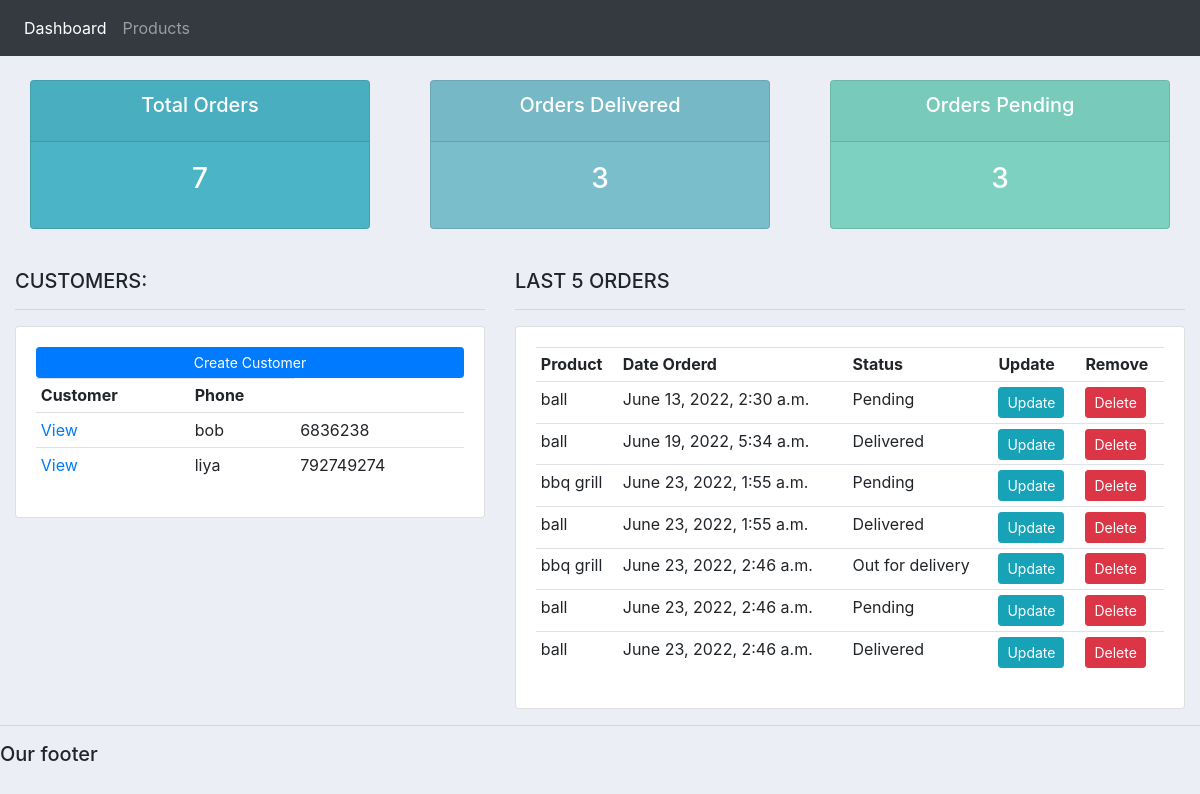
The page / on the database its author committed.
### accounts/models.py (models this page shows, shortened)
class Customer(models.Model):
    Name = models.CharField(max_length=200, null=True)
    phone = models.CharField(max_length=200, null=True)
    email = models.CharField(max_length=200, null=True)
    date_created = models.DateTimeField(auto_now_add = True, null=True)

class Order(models.Model):
    STATUS = (
        ('Pending', 'Pending'),
        ('Out for delivery', 'Out for delivery'),
        ('Delivered', 'Delivered'),
    )
    customer = models.ForeignKey(Customer, null=True, on_delete=models.SET_NULL)
    products = models.ForeignKey(Products, null=True, on_delete=models.SET_NULL)
    date_created = models.DateTimeField(auto_now_add=True, null=True)
    status = models.CharField(max_length=200, null=True, choices=STATUS)
    note = models.CharField(max_length=200, null=True)

class Products(models.Model):
    CATEGORY = (
        ('Indoor', 'Indoor'),
        ('Outdoor', 'Outdoor'),
    )
    Name = models.CharField(max_length=200, null=True)
    price = models.FloatField(null=True)
    category = models.CharField(max_length=200, null=True, choices=CATEGORY)
    description = models.CharField(max_length=200, null=True, blank = True)
    data_created = models.DateTimeField(auto_now_add=True, null=True)
    tags = models.ManyToManyField(Tag)
    def __str__(self):
        return self.Name

### accounts/views.py (the view)
# urls.py: path('', views.home, name="home"),
def home(request):
    orders = Order.objects.all()
    customers = Customer.objects.all()
    total_customers = customers.count()
    total_orders = orders.count()
    delivered = orders.filter(status='Delivered').count()
    pending = orders.filter(status='Pending').count()
    context = {'orders': orders, 'customers': customers, 'total_orders':total_orders, 'delivered': delivered,
    'pending': pending}
    return render(request, 'accounts/dashboard.html', context)

### accounts/templates/accounts/dashboard.html
{% extends 'accounts/main.html' %}
{% block content %}
{% include 'accounts/status.html' %}
<br>
<div class="row">
    <div class="col-md-5">
        <h5>CUSTOMERS:</h5>
        <hr>
        <div class="card card-body">
            <a class="btn btn-primary  btn-sm btn-block" href="">Create Customer</a>
            <table class="table table-sm">
                <tr>
                    <th>Customer</th>
                    <th>Phone</th>
                </tr>
                {% for customer in customers %}
                    <tr>
                        <td><a href="{% url 'customer' customer.id %}">View</a></td>
                        <td>{{customer.Name}}</td>
                        <td>{{customer.phone}}</td>
                    </tr>
                {% endfor %}
            </table>
        </div>
    </div>
    <div class="col-md-7">
        <h5>LAST 5 ORDERS</h5>
        <hr>
        <div class="card card-body">
            <table class="table table-sm">
                <tr>
                    <th>Product</th>
                    <th>Date Orderd</th>
                    <th>Status</th>
                    <th>Update</th>
                    <th>Remove</th>
                </tr>
                {% for order in orders %}
                    <tr>
                        <td>{{order.products}}</td>
                        <td>{{order.date_created}}</td>
                        <td>{{order.status}}</td>
                        <td><a class="btn btn-sm btn-info" href="{% url 'update_order' order.id %}">Update</a></td>
                        <td><a class="btn btn-sm btn-danger" href="{% url 'delete_order' order.id %}">Delete</a></td>
                    </tr>
                {% endfor %}
            </table>
        </div>
    </div>
</div>
{% endblock %}

### accounts/templates/accounts/navbar.html (shortened to what this page needs)
{% load static %}
<nav class="navbar navbar-expand-lg navbar-dark bg-dark">
    <div class="collapse navbar-collapse" id="navbarNav">
      <ul class="navbar-nav">
        <li class="nav-item active">
          <a class="nav-link" href="{% url 'home' %}">Dashboard</a>
        </li>
        <li class="nav-item">
          <a class="nav-link" href="{% url 'products'%}">Products</a>
        </li>
      </ul>
    </div>
  </nav>

### accounts/templates/accounts/status.html
<br>
<div class="row">
	<div class="col">
		<div class="col-md">
			<div class="card text-center text-white  mb-3" id="total-orders">
			  	<div class="card-header">
			  		<h5 class="card-title">Total Orders</h5>
			  	</div>
			  	<div class="card-body">
			    	<h3 class="card-title">{{ total_orders }}</h3>
			  	</div>
			</div>
		</div>
	</div>
	<div class="col">
		<div class="col-md">
			<div class="card text-center text-white  mb-3" id="orders-delivered">
			  	<div class="card-header">
			  		<h5 class="card-title">Orders Delivered</h5>
			  	</div>
			  	<div class="card-body">
			    	<h3 class="card-title">{{ delivered}}</h3>
			  	</div>
			</div>
		</div>
	</div>
	<div class="col">
		<div class="col-md">
			<div class="card text-center text-white  mb-3" id="orders-pending">
			  	<div class="card-header">
			  		<h5 class="card-title">Orders Pending</h5>
			  	</div>
			  	<div class="card-body">
			    	<h3 class="card-title">{{ pending }}</h3>
			  	</div>
			</div>
		</div>
	</div>
</div>

### static/css/main.css (style rules this page uses)
body { background-color: #ebeff5; }
#total-orders { background-color: #4cb4c7; }
#orders-delivered { background-color: #7abecc; }
#orders-pending { background-color: #7CD1C0; }

### rows shown on the page
Customer: Name "bob", phone "6836238"
Customer: Name "liya", phone "792749274"
Order: products "ball", date_created "June 13, 2022, 2:30 a.m.", status "Pending"
Order: products "ball", date_created "June 19, 2022, 5:34 a.m.", status "Delivered"
Order: products "bbq grill", date_created "June 23, 2022, 1:55 a.m.", status "Pending"
Order: products "ball", date_created "June 23, 2022, 1:55 a.m.", status "Delivered"
Order: products "bbq grill", date_created "June 23, 2022, 2:46 a.m.", status "Out for delivery"
Order: products "ball", date_created "June 23, 2022, 2:46 a.m.", status "Pending"
Order: products "ball", date_created "June 23, 2022, 2:46 a.m.", status "Delivered"

### other values the page prints
{{ total_orders }} "7"
{{ delivered }} "3"
{{ pending }} "3"
